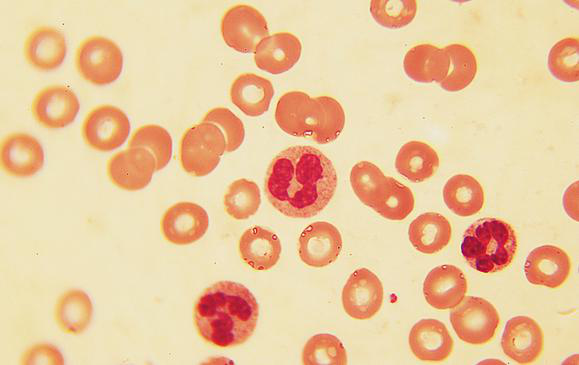
#> input picture data/cell.png, 579 x 365 px
$ python analysis.py   (older library calls are emulated)
#> lines starting #> are read from the running program, lines starting #| are printed output that depends on the picture; after the words box and inside, x2 and y2 are one past the last pixel; in counts of white or black regions, pixels touching at a corner belong together; long printed decimals are rounded
# -*- coding: utf-8 -*-
"""
Created on 2021.3.24

@author: liu
"""
import matplotlib.pyplot as plt
from skimage.io import imread, imsave
import numpy as np
from scipy.ndimage import binary_fill_holes, label, generate_binary_structure, distance_transform_edt
from skimage.morphology import watershed
from skimage.measure import regionprops
from skimage.filters import  sobel

def analysis(img):
    img_binary=img.copy()
    # threshold
    img_binary = np.array([1]*200+[0]*55)[img_binary]
    # binary fill
    img_filled = binary_fill_holes(img_binary)

    #label
    labeled = label(img_filled, generate_binary_structure(2, 1))[0].astype('uint8')
    ls= regionprops(labeled)
    lst = np.array([0]*(len(ls)+1))

    #filter the small object
    for i in ls:
        if i.area<1100: lst[i.label]=0
        else: lst[i.label] = i.label
    labeled1 = lst[labeled.astype(np.int32)]

    #relabel
    labeled1 = label(labeled1, generate_binary_structure(2, 1))[0].astype('uint8')

    return img_binary, img_filled, labeled, labeled1
if __name__ == '__main__':
    img = (imread('data/cell.png', 1)*255).astype('uint8')
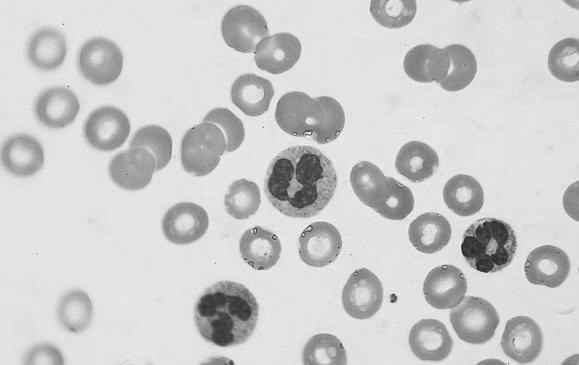
#> img: shape (365, 579); min 31, max 246, mean 204.1

    img_binary, img_filled, labeled, labeled1 = analysis(img)
#> in analysis, `img_binary = np.array([1]*200+[0]*55)[img_binary]`:
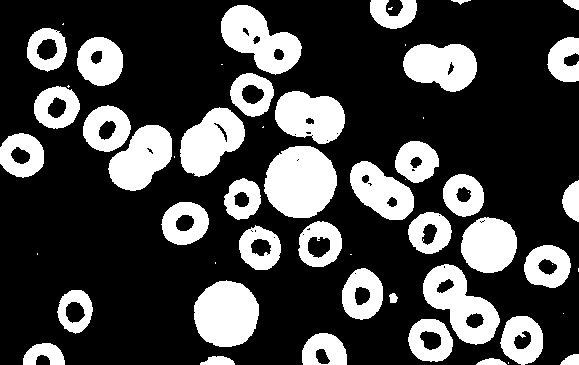
#> img_binary: shape (365, 579) int64; values 0 (black) and 1 (white), 27% white; 56 white regions (17 under 20 px), largest, box (x1, y1, x2, y2) and area: (264, 146, 337, 218) 4075, (194, 280, 259, 347) 3405, (221, 5, 302, 75) 3110
#> in analysis, `img_filled = binary_fill_holes(img_binary)`:
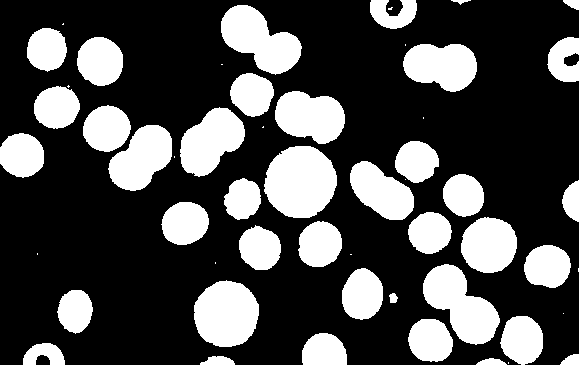
#> img_filled: shape (365, 579) bool; 29.4% white; 54 white regions (15 under 20 px)
#> in analysis, `labeled = label(img_filled, generate_binary_structure(2, 1))[0].astype..`:
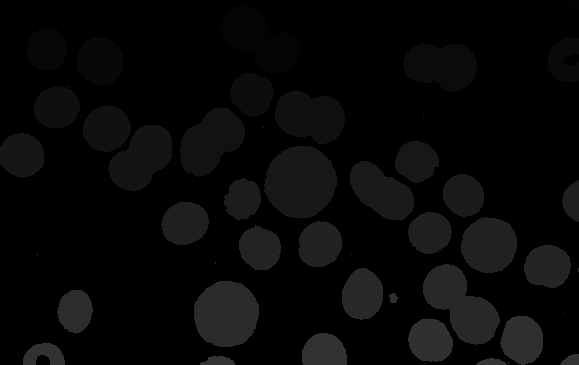
#> labeled: shape (365, 579); min 0, max 54, mean 7.7
#> in analysis, `ls= regionprops(labeled)`: ls = 54 regions; largest, box (x1, y1, x2, y2) and area: (264, 146, 337, 218) 4077, (423, 264, 500, 345) 3408, (194, 280, 259, 347) 3405, (221, 5, 302, 75) 3262, (180, 107, 245, 177) 2907
#> in analysis, `lst = np.array([0]*(len(ls)+1))`: lst = 55 values from 0 to 0
#> the loop in analysis, `for i in ls:` made 54 passes
#> after the loop in analysis, `for i in ls:`: lst = 55 values, max 49 at index 49, min 0 at index 0, mean 14.4
#> in analysis, `labeled1 = lst[labeled.astype(np.int32)]`:
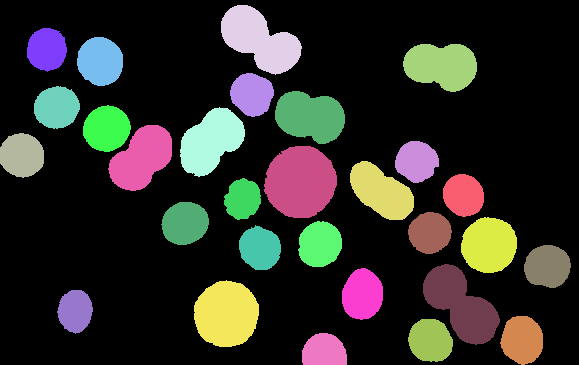
#> labeled1: shape (365, 579) int64; 30 distinct labels, from 0 to 49; one colour per label, 0 black
#> in analysis, `labeled1 = label(labeled1, generate_binary_structure(2, 1))[0].astype(..`:
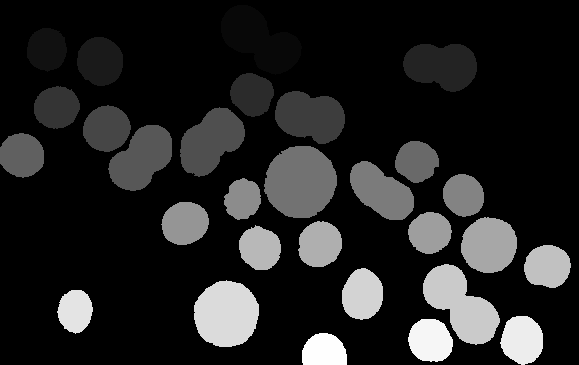
#> labeled1: shape (365, 579); min 0, max 29, mean 4; drawn with min black and max white

    ls= regionprops(labeled1)
#> ls = 29 regions; largest, box (x1, y1, x2, y2) and area: (264, 146, 337, 218) 4077, (423, 264, 500, 345) 3408, (194, 280, 259, 347) 3405, (221, 5, 302, 75) 3262, (180, 107, 245, 177) 2907
    lst = np.array([0]*(len(ls)+1))
#> lst = 30 values from 0 to 0

    #print the idx and due attributes
    for i in ls: print(i.label, i.area, i.local_centroid)
#> this loop made 29 passes
#| 1 3262.0 [34.530 38.356]
#| 2 1362.0 [21.013 19.404]
#| 3 1774.0 [23.875 22.783]
#| 4 2716.0 [21.317 38.104]
#| 5 1442.0 [20.859  21.580]
#| 6 1522.0 [20.997 22.244]
#| 7 2762.0 [25.155 34.812]
#| 8 1704.0 [23.160 23.241]
#> (further printed lines are left out)

    fig, axes = plt.subplots(2, 3)
    ax = axes.flatten()

    ax[0].imshow(img, cmap='gray')
    ax[0].set_title('original', fontsize=12)
    ax[1].imshow(img_binary)
    ax[1].set_title('binary fill', fontsize=12)
    ax[2].imshow(img_filled)
    ax[2].set_title('labeled', fontsize=12)
    ax[3].imshow(labeled)
    ax[3].set_title('labeled', fontsize=12)
    ax[4].imshow(labeled1)
    ax[4].set_title('area filter', fontsize=12)
    ax[5].imshow(sobel(labeled1>0)*400+img)
    ax[5].set_title('sobel edge on image', fontsize=12)

    for i in range(6): ax[i].set_axis_off()

    fig.tight_layout()
    plt.show()
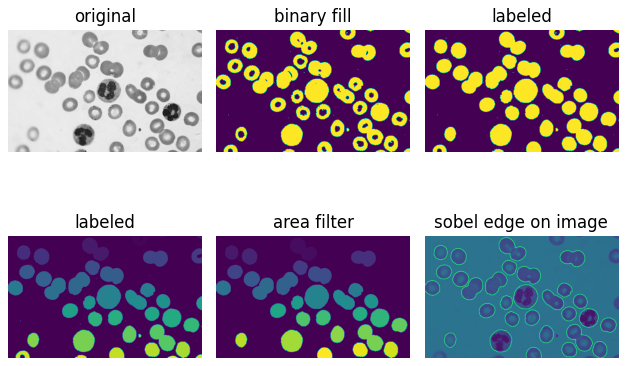
#> figure drawn by matplotlib, 6 panels
    # print(img.shape)
